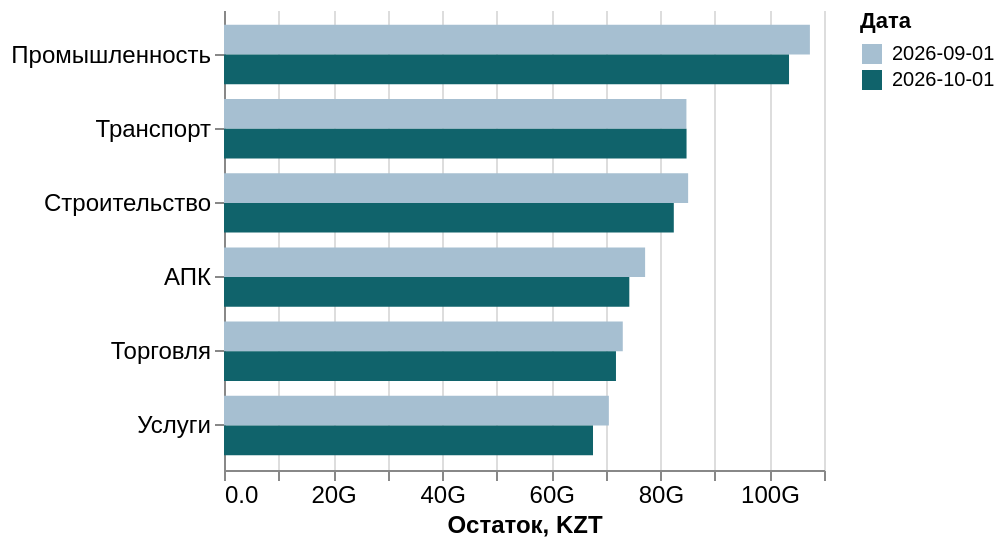

Describe this chart as a Vega-Lite specification.
### Vega-Lite specification from a JSON file in a GitHub repository (floating-point values rounded to 4 significant figures)
{"$schema": "https://vega.github.io/schema/vega-lite/v5.json", "data": {"values": [{"report_date": "2026-09-01", "dimension": "sector", "category": "АПК", "portfolio_kzt": 77210000000.0, "par30": 0.1121, "par90": 0.05381, "npl": 0.1204, "provisions_kzt": 5732000000.0}, {"report_date": "2026-09-01", "dimension": "sector", "category": "Промышленность", "portfolio_kzt": 107400000000.0, "par30": 0.08468, "par90": 0.06581, "npl": 0.1431, "provisions_kzt": 8791000000.0}, {"report_date": "2026-09-01", "dimension": "sector", "category": "Строительство", "portfolio_kzt": 85090000000.0, "par30": 0.1585, "par90": 0.04733, "npl": 0.115, "provisions_kzt": 6499000000.0}, {"report_date": "2026-09-01", "dimension": "sector", "category": "Торговля", "portfolio_kzt": 73110000000.0, "par30": 0.1204, "par90": 0.0734, "npl": 0.1043, "provisions_kzt": 4777000000.0}, {"report_date": "2026-09-01", "dimension": "sector", "category": "Транспорт", "portfolio_kzt": 84780000000.0, "par30": 0.1271, "par90": 0.06469, "npl": 0.0939, "provisions_kzt": 5225000000.0}, {"report_date": "2026-09-01", "dimension": "sector", "category": "Услуги", "portfolio_kzt": 70560000000.0, "par30": 0.1306, "par90": 0.07081, "npl": 0.1274, "provisions_kzt": 5489000000.0}, {"report_date": "2026-10-01", "dimension": "sector", "category": "АПК", "portfolio_kzt": 74310000000.0, "par30": 0.07952, "par90": 0.03755, "npl": 0.1037, "provisions_kzt": 4801000000.0}, {"report_date": "2026-10-01", "dimension": "sector", "category": "Промышленность", "portfolio_kzt": 103600000000.0, "par30": 0.1645, "par90": 0.05844, "npl": 0.1353, "provisions_kzt": 8877000000.0}, {"report_date": "2026-10-01", "dimension": "sector", "category": "Строительство", "portfolio_kzt": 82460000000.0, "par30": 0.0817, "par90": 0.022, "npl": 0.08987, "provisions_kzt": 4899000000.0}, {"report_date": "2026-10-01", "dimension": "sector", "category": "Торговля", "portfolio_kzt": 71860000000.0, "par30": 0.0775, "par90": 0.05083, "npl": 0.08098, "provisions_kzt": 3743000000.0}, {"report_date": "2026-10-01", "dimension": "sector", "category": "Транспорт", "portfolio_kzt": 84800000000.0, "par30": 0.1175, "par90": 0.05572, "npl": 0.08415, "provisions_kzt": 4816000000.0}, {"report_date": "2026-10-01", "dimension": "sector", "category": "Услуги", "portfolio_kzt": 67650000000.0, "par30": 0.07134, "par90": 0.03847, "npl": 0.09527, "provisions_kzt": 4035000000.0}]}, "width": "container", "height": 230, "mark": {"type": "bar"}, "encoding": {"y": {"field": "category", "type": "nominal", "title": null, "sort": "-x"}, "x": {"field": "portfolio_kzt", "type": "quantitative", "title": "Остаток, KZT", "axis": {"format": ".2s"}}, "color": {"field": "report_date", "title": "Дата", "scale": {"range": ["#a6bfd1", "#10636b"]}}, "yOffset": {"field": "report_date"}, "tooltip": [{"field": "category", "title": "Сегмент"}, {"field": "report_date", "title": "Дата"}, {"field": "portfolio_kzt", "title": "KZT", "format": ",.2f"}, {"field": "par30", "title": "PAR30", "format": ".2%"}, {"field": "par90", "title": "PAR90", "format": ".2%"}, {"field": "npl", "title": "NPL", "format": ".2%"}, {"field": "provisions_kzt", "title": "Провизии KZT", "format": ",.2f"}]}, "config": {"font": "Arial", "axis": {"labelFontSize": 12, "titleFontSize": 12}, "view": {"stroke": null}}}
